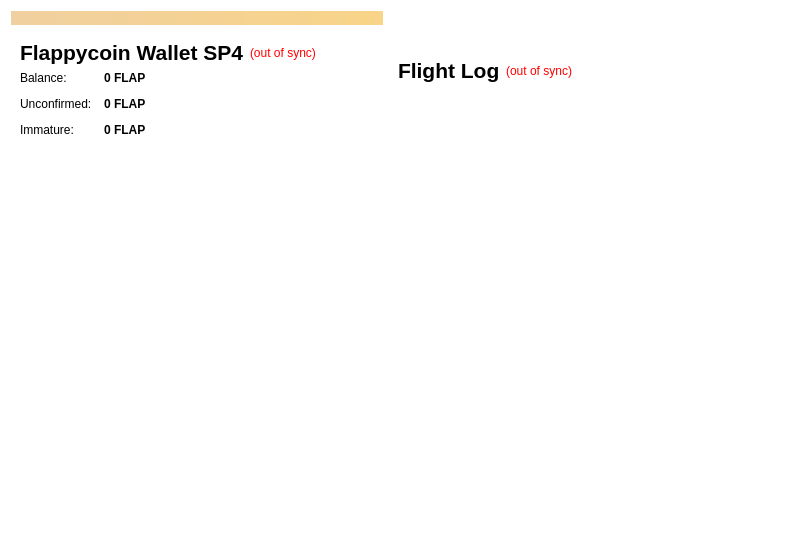
<?xml version="1.0" encoding="UTF-8"?>
<ui version="4.0">
 <class>OverviewPage</class>
 <widget class="QWidget" name="OverviewPage">
  <property name="geometry">
   <rect>
    <x>0</x>
    <y>0</y>
    <width>800</width>
    <height>547</height>
   </rect>
  </property>
  <property name="minimumSize">
   <size>
    <width>800</width>
    <height>500</height>
   </size>
  </property>
  <property name="windowTitle">
   <string>Form</string>
  </property>
  <property name="styleSheet">
   <string notr="true">QWidget { background: transparent; }</string>
  </property>
  <layout class="QGridLayout" name="gridLayout">
   <item row="0" column="0">
    <widget class="QLabel" name="labelAlerts">
     <property name="visible">
      <bool>true</bool>
     </property>
     <property name="styleSheet">
      <string notr="true">background-color: qlineargradient(x1: 0, y1: 0, x2: 1, y2: 0, stop:0 #F0D0A0, stop:1 #F8D488); color:#000000;</string>
     </property>
     <property name="wordWrap">
      <bool>true</bool>
     </property>
     <property name="margin">
      <number>3</number>
     </property>
    </widget>
   </item>
   <item row="0" column="1" rowspan="2">
    <spacer name="verticalSpacer_4">
     <property name="orientation">
      <enum>Qt::Vertical</enum>
     </property>
     <property name="sizeHint" stdset="0">
      <size>
       <width>17</width>
       <height>32</height>
      </size>
     </property>
    </spacer>
   </item>
   <item row="1" column="0" rowspan="4">
    <layout class="QVBoxLayout" name="verticalLayout_2">
     <item>
      <widget class="QFrame" name="frame">
       <property name="frameShape">
        <enum>QFrame::NoFrame</enum>
       </property>
       <property name="frameShadow">
        <enum>QFrame::Plain</enum>
       </property>
       <layout class="QVBoxLayout" name="verticalLayout_4">
        <item>
         <layout class="QHBoxLayout" name="horizontalLayout_4">
          <item>
           <widget class="QLabel" name="label_5">
            <property name="font">
             <font>
              <pointsize>16</pointsize>
              <weight>75</weight>
              <bold>true</bold>
             </font>
            </property>
            <property name="text">
             <string>Flappycoin Wallet SP4</string>
            </property>
           </widget>
          </item>
          <item>
           <widget class="QLabel" name="labelWalletStatus">
            <property name="toolTip">
             <string>The displayed information may be out of date. Your wallet automatically synchronizes with the Flappycoin network after a connection is established, but this process has not completed yet.</string>
            </property>
            <property name="styleSheet">
             <string notr="true">QLabel { color: red; }</string>
            </property>
            <property name="text">
             <string notr="true">(out of sync)</string>
            </property>
            <property name="alignment">
             <set>Qt::AlignLeading|Qt::AlignLeft|Qt::AlignVCenter</set>
            </property>
           </widget>
          </item>
          <item>
           <spacer name="horizontalSpacer_2">
            <property name="orientation">
             <enum>Qt::Horizontal</enum>
            </property>
            <property name="sizeHint" stdset="0">
             <size>
              <width>40</width>
              <height>20</height>
             </size>
            </property>
           </spacer>
          </item>
         </layout>
        </item>
        <item>
         <layout class="QFormLayout" name="formLayout_2">
          <property name="fieldGrowthPolicy">
           <enum>QFormLayout::AllNonFixedFieldsGrow</enum>
          </property>
          <property name="horizontalSpacing">
           <number>12</number>
          </property>
          <property name="verticalSpacing">
           <number>12</number>
          </property>
          <item row="0" column="0">
           <widget class="QLabel" name="label">
            <property name="text">
             <string>Balance:</string>
            </property>
           </widget>
          </item>
          <item row="0" column="1">
           <widget class="QLabel" name="labelBalance">
            <property name="font">
             <font>
              <weight>75</weight>
              <bold>true</bold>
             </font>
            </property>
            <property name="cursor">
             <cursorShape>IBeamCursor</cursorShape>
            </property>
            <property name="toolTip">
             <string>Your current balance</string>
            </property>
            <property name="text">
             <string notr="true">0 FLAP</string>
            </property>
            <property name="textInteractionFlags">
             <set>Qt::LinksAccessibleByMouse|Qt::TextSelectableByKeyboard|Qt::TextSelectableByMouse</set>
            </property>
           </widget>
          </item>
          <item row="1" column="0">
           <widget class="QLabel" name="label_3">
            <property name="text">
             <string>Unconfirmed:</string>
            </property>
           </widget>
          </item>
          <item row="1" column="1">
           <widget class="QLabel" name="labelUnconfirmed">
            <property name="font">
             <font>
              <weight>75</weight>
              <bold>true</bold>
             </font>
            </property>
            <property name="cursor">
             <cursorShape>IBeamCursor</cursorShape>
            </property>
            <property name="toolTip">
             <string>Total of transactions that have yet to be confirmed, and do not yet count toward the current balance</string>
            </property>
            <property name="text">
             <string notr="true">0 FLAP</string>
            </property>
            <property name="textInteractionFlags">
             <set>Qt::LinksAccessibleByMouse|Qt::TextSelectableByKeyboard|Qt::TextSelectableByMouse</set>
            </property>
           </widget>
          </item>
          <item row="2" column="0">
           <widget class="QLabel" name="labelImmatureText">
            <property name="text">
             <string>Immature:</string>
            </property>
           </widget>
          </item>
          <item row="2" column="1">
           <widget class="QLabel" name="labelImmature">
            <property name="font">
             <font>
              <weight>75</weight>
              <bold>true</bold>
             </font>
            </property>
            <property name="toolTip">
             <string>Mined balance that has not yet matured</string>
            </property>
            <property name="text">
             <string notr="true">0 FLAP</string>
            </property>
            <property name="textInteractionFlags">
             <set>Qt::LinksAccessibleByMouse|Qt::TextSelectableByKeyboard|Qt::TextSelectableByMouse</set>
            </property>
           </widget>
          </item>
         </layout>
        </item>
       </layout>
      </widget>
     </item>
     <item>
      <spacer name="verticalSpacer">
       <property name="orientation">
        <enum>Qt::Vertical</enum>
       </property>
       <property name="sizeHint" stdset="0">
        <size>
         <width>20</width>
         <height>40</height>
        </size>
       </property>
      </spacer>
     </item>
     <item>
      <widget class="QLabel" name="label_wallet_bg">
       <property name="minimumSize">
        <size>
         <width>250</width>
         <height>250</height>
        </size>
       </property>
       <property name="maximumSize">
        <size>
         <width>250</width>
         <height>250</height>
        </size>
       </property>
       <property name="text">
        <string/>
       </property>
       <property name="pixmap">
        <pixmap resource="../bitcoin.qrc">:/images/res/images/wallet-bg.png</pixmap>
       </property>
       <property name="scaledContents">
        <bool>true</bool>
       </property>
       <property name="alignment">
        <set>Qt::AlignCenter</set>
       </property>
      </widget>
     </item>
    </layout>
   </item>
   <item row="2" column="1">
    <widget class="QFrame" name="frame_2">
     <property name="frameShape">
      <enum>QFrame::NoFrame</enum>
     </property>
     <property name="frameShadow">
      <enum>QFrame::Plain</enum>
     </property>
     <layout class="QVBoxLayout" name="verticalLayout">
      <item>
       <layout class="QHBoxLayout" name="horizontalLayout_2">
        <item>
         <widget class="QLabel" name="label_4">
          <property name="text">
           <string>&lt;html&gt;&lt;head/&gt;&lt;body&gt;&lt;p&gt;&lt;span style=&quot; font-size:16pt; font-weight:600;&quot;&gt;Flight Log&lt;/span&gt;&lt;/p&gt;&lt;/body&gt;&lt;/html&gt;</string>
          </property>
         </widget>
        </item>
        <item>
         <widget class="QLabel" name="labelTransactionsStatus">
          <property name="toolTip">
           <string>The displayed information may be out of date. Your wallet automatically synchronizes with the Flappycoin network after a connection is established, but this process has not completed yet.</string>
          </property>
          <property name="styleSheet">
           <string notr="true">QLabel { color: red; }</string>
          </property>
          <property name="text">
           <string notr="true">(out of sync)</string>
          </property>
          <property name="alignment">
           <set>Qt::AlignRight|Qt::AlignTrailing|Qt::AlignVCenter</set>
          </property>
         </widget>
        </item>
        <item>
         <spacer name="horizontalSpacer">
          <property name="orientation">
           <enum>Qt::Horizontal</enum>
          </property>
          <property name="sizeHint" stdset="0">
           <size>
            <width>40</width>
            <height>20</height>
           </size>
          </property>
         </spacer>
        </item>
       </layout>
      </item>
      <item>
       <widget class="QListView" name="listTransactions">
        <property name="styleSheet">
         <string notr="true">QListView { background: transparent; }</string>
        </property>
        <property name="frameShape">
         <enum>QFrame::NoFrame</enum>
        </property>
        <property name="frameShadow">
         <enum>QFrame::Plain</enum>
        </property>
        <property name="verticalScrollBarPolicy">
         <enum>Qt::ScrollBarAlwaysOff</enum>
        </property>
        <property name="horizontalScrollBarPolicy">
         <enum>Qt::ScrollBarAlwaysOff</enum>
        </property>
        <property name="selectionMode">
         <enum>QAbstractItemView::NoSelection</enum>
        </property>
       </widget>
      </item>
     </layout>
    </widget>
   </item>
   <item row="3" column="1">
    <spacer name="verticalSpacer_3">
     <property name="orientation">
      <enum>Qt::Vertical</enum>
     </property>
     <property name="sizeHint" stdset="0">
      <size>
       <width>17</width>
       <height>10</height>
      </size>
     </property>
    </spacer>
   </item>
   <item row="4" column="1">
    <widget class="QFrame" name="frame_3">
     <property name="minimumSize">
      <size>
       <width>400</width>
       <height>170</height>
      </size>
     </property>
     <property name="maximumSize">
      <size>
       <width>200</width>
       <height>170</height>
      </size>
     </property>
     <property name="frameShape">
      <enum>QFrame::NoFrame</enum>
     </property>
     <property name="frameShadow">
      <enum>QFrame::Raised</enum>
     </property>
     <widget class="QLabel" name="label_8">
      <property name="geometry">
       <rect>
        <x>90</x>
        <y>50</y>
        <width>250</width>
        <height>150</height>
       </rect>
      </property>
      <property name="minimumSize">
       <size>
        <width>250</width>
        <height>150</height>
       </size>
      </property>
      <property name="maximumSize">
       <size>
        <width>200</width>
        <height>100</height>
       </size>
      </property>
      <property name="text">
       <string/>
      </property>
      <property name="pixmap">
       <pixmap resource="../bitcoin.qrc">:/images/res/images/cld1.png</pixmap>
      </property>
      <property name="scaledContents">
       <bool>true</bool>
      </property>
     </widget>
     <widget class="QLabel" name="label_6">
      <property name="geometry">
       <rect>
        <x>270</x>
        <y>80</y>
        <width>70</width>
        <height>50</height>
       </rect>
      </property>
      <property name="minimumSize">
       <size>
        <width>70</width>
        <height>50</height>
       </size>
      </property>
      <property name="maximumSize">
       <size>
        <width>70</width>
        <height>50</height>
       </size>
      </property>
      <property name="text">
       <string/>
      </property>
      <property name="pixmap">
       <pixmap resource="../bitcoin.qrc">:/images/res/images/fb4.png</pixmap>
      </property>
      <property name="scaledContents">
       <bool>true</bool>
      </property>
     </widget>
     <widget class="QLabel" name="label_12">
      <property name="geometry">
       <rect>
        <x>210</x>
        <y>-10</y>
        <width>175</width>
        <height>100</height>
       </rect>
      </property>
      <property name="minimumSize">
       <size>
        <width>175</width>
        <height>100</height>
       </size>
      </property>
      <property name="maximumSize">
       <size>
        <width>125</width>
        <height>16777215</height>
       </size>
      </property>
      <property name="text">
       <string/>
      </property>
      <property name="pixmap">
       <pixmap resource="../bitcoin.qrc">:/images/res/images/cld4.png</pixmap>
      </property>
      <property name="scaledContents">
       <bool>true</bool>
      </property>
     </widget>
     <widget class="QLabel" name="label_2">
      <property name="geometry">
       <rect>
        <x>320</x>
        <y>10</y>
        <width>70</width>
        <height>50</height>
       </rect>
      </property>
      <property name="minimumSize">
       <size>
        <width>70</width>
        <height>50</height>
       </size>
      </property>
      <property name="maximumSize">
       <size>
        <width>70</width>
        <height>50</height>
       </size>
      </property>
      <property name="text">
       <string/>
      </property>
      <property name="pixmap">
       <pixmap resource="../bitcoin.qrc">:/images/res/images/fb5.png</pixmap>
      </property>
      <property name="scaledContents">
       <bool>true</bool>
      </property>
     </widget>
     <widget class="QLabel" name="label_10">
      <property name="geometry">
       <rect>
        <x>0</x>
        <y>0</y>
        <width>250</width>
        <height>100</height>
       </rect>
      </property>
      <property name="minimumSize">
       <size>
        <width>250</width>
        <height>100</height>
       </size>
      </property>
      <property name="maximumSize">
       <size>
        <width>150</width>
        <height>50</height>
       </size>
      </property>
      <property name="text">
       <string/>
      </property>
      <property name="pixmap">
       <pixmap resource="../bitcoin.qrc">:/images/res/images/cld4.png</pixmap>
      </property>
      <property name="scaledContents">
       <bool>true</bool>
      </property>
     </widget>
     <widget class="QLabel" name="label_11">
      <property name="geometry">
       <rect>
        <x>80</x>
        <y>100</y>
        <width>70</width>
        <height>50</height>
       </rect>
      </property>
      <property name="minimumSize">
       <size>
        <width>70</width>
        <height>50</height>
       </size>
      </property>
      <property name="maximumSize">
       <size>
        <width>70</width>
        <height>50</height>
       </size>
      </property>
      <property name="text">
       <string/>
      </property>
      <property name="pixmap">
       <pixmap resource="../bitcoin.qrc">:/images/res/images/fb1.png</pixmap>
      </property>
      <property name="scaledContents">
       <bool>true</bool>
      </property>
     </widget>
     <widget class="QLabel" name="label_7">
      <property name="geometry">
       <rect>
        <x>30</x>
        <y>20</y>
        <width>70</width>
        <height>50</height>
       </rect>
      </property>
      <property name="minimumSize">
       <size>
        <width>70</width>
        <height>50</height>
       </size>
      </property>
      <property name="maximumSize">
       <size>
        <width>70</width>
        <height>50</height>
       </size>
      </property>
      <property name="text">
       <string/>
      </property>
      <property name="pixmap">
       <pixmap resource="../bitcoin.qrc">:/images/res/images/fb6.png</pixmap>
      </property>
      <property name="scaledContents">
       <bool>true</bool>
      </property>
     </widget>
     <widget class="QLabel" name="label_9">
      <property name="geometry">
       <rect>
        <x>170</x>
        <y>20</y>
        <width>70</width>
        <height>50</height>
       </rect>
      </property>
      <property name="minimumSize">
       <size>
        <width>70</width>
        <height>50</height>
       </size>
      </property>
      <property name="maximumSize">
       <size>
        <width>70</width>
        <height>50</height>
       </size>
      </property>
      <property name="text">
       <string/>
      </property>
      <property name="pixmap">
       <pixmap resource="../bitcoin.qrc">:/images/res/images/fb2.png</pixmap>
      </property>
      <property name="scaledContents">
       <bool>true</bool>
      </property>
     </widget>
     <zorder>label_10</zorder>
     <zorder>label_8</zorder>
     <zorder>label_6</zorder>
     <zorder>label_12</zorder>
     <zorder>label_2</zorder>
     <zorder>label_11</zorder>
     <zorder>label_7</zorder>
     <zorder>label_9</zorder>
    </widget>
   </item>
   <item row="5" column="1">
    <spacer name="verticalSpacer_2">
     <property name="orientation">
      <enum>Qt::Vertical</enum>
     </property>
     <property name="sizeHint" stdset="0">
      <size>
       <width>382</width>
       <height>49</height>
      </size>
     </property>
    </spacer>
   </item>
  </layout>
 </widget>
 <resources>
  <include location="../bitcoin.qrc"/>
 </resources>
 <connections/>
</ui>
